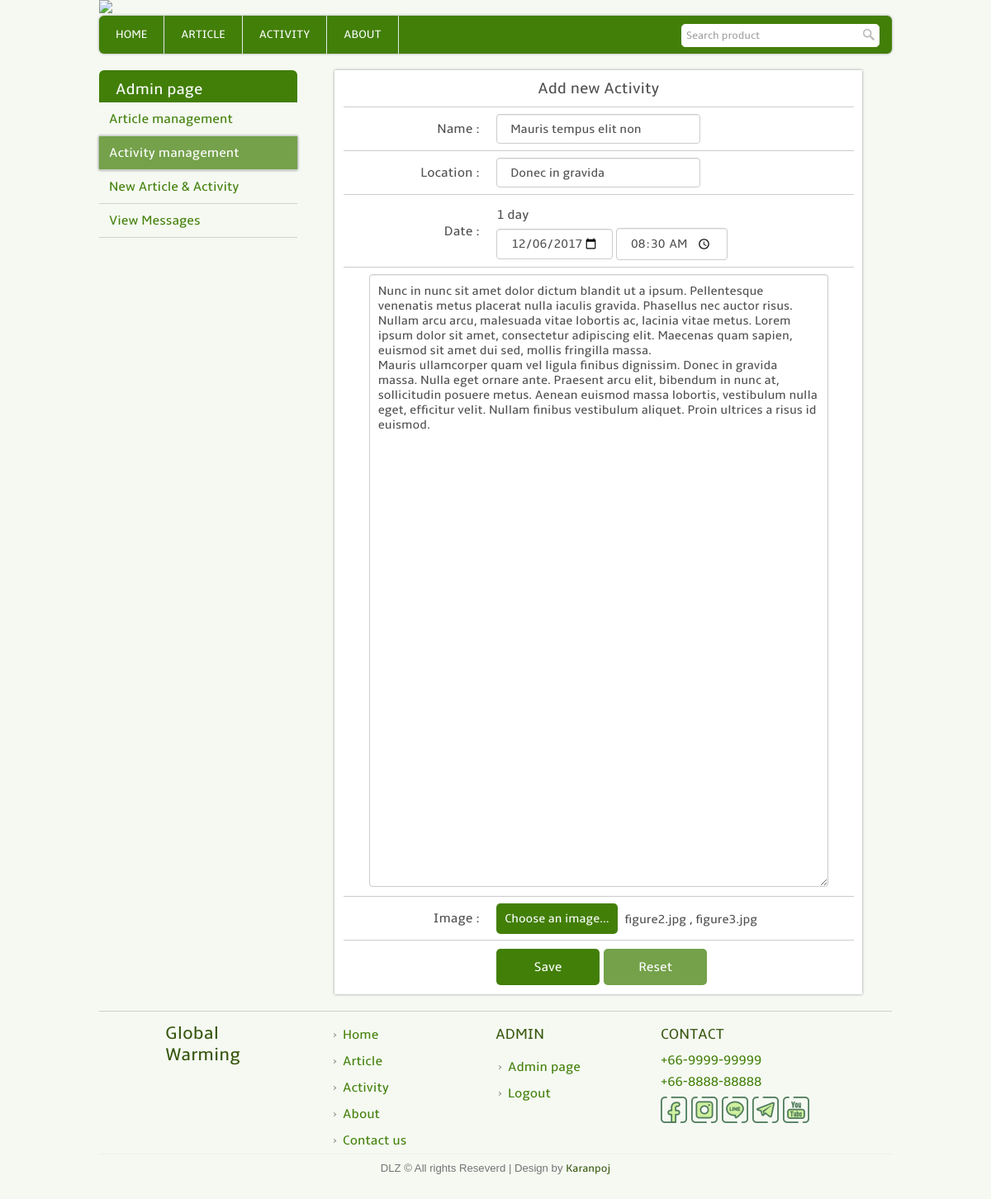
Page /admin_edit_act.php?edit_id=2 (signed in) on the committed database.
### tables this page shows
CREATE TABLE `activity` (
  `activity_id` int(11) NOT NULL,
  `activity_name` varchar(255) NOT NULL,
  `activity_text` text NOT NULL,
  `activity_imgs` text NOT NULL,
  `activity_1day` datetime NOT NULL,
  `activity_start` date NOT NULL,
  `activity_end` date NOT NULL,
  `activity_locat` varchar(255) NOT NULL,
  `activity_ptime` datetime NOT NULL,
  `activity_type` int(11) NOT NULL DEFAULT '1',
  `visitor_act` int(11) NOT NULL DEFAULT '0'
);

### template.class.php (called while the page is built, shortened)
<?php
    class Template {
        protected $file;
        protected $values = array();
        public function __construct($file) {
            $this->file = $file;
        }
        public function set($key, $value) {
            $this->values[$key] = $value;
        }
        public function output() {
            $output = file_get_contents($this->file);
            foreach ($this->values as $key => $value) {
            	$tagToReplace = "[@$key]";
            	$output = str_replace($tagToReplace, $value, $output);
            }
            return $output;
        }
    }
?>

### admin_edit_act.php (the view, shortened to what this page needs)
<?php
	require_once('connect.php');
	include("template.class.php");
	if(!isset($_SESSION['adminname']))
	{
		$user_login = false;
		$layout_header = new Template("layout_header.tpl");
		$layout_footer = new Template("layout_footer.tpl");
	}
	else{
		$layout_header = new Template("layout_header_admin.tpl");
		$layout_footer = new Template("layout_footer_admin.tpl");
	}
	$layout_header->set('title','Admin page : Global warming website');
	echo $layout_header->output();
?>
<div class="admin_full">
	<div class="admin_left">
		<table class="admin_menu">
			<tr>
				<th>
					Admin page
				</th>
			</tr>
			<tr>
				<td>
					<a href="admin.php">Article management</a>
				</td>
			</tr>
			<tr>
				<td class="active">
					<a href="admin_activity.php">Activity management</a>
				</td>
			</tr>
			<tr>
				<td>
					<a href="admin_addpost.php">New Article & Activity</a>
				</td>
			</tr>
			<tr>
				<td>
					<a href="admin_messages.php">View Messages</a>
				</td>
			</tr>
		</table>
	</div>
<?php
	$q = "select * from activity where activity_id = ".$_GET['edit_id'];
	$result = $mysqli -> query($q);
	$row=$result->fetch_array();
?>
	<div class="admin_right">
		<div class="post_form">
			<h3>Add new Activity</h3>
			<form method="post" action="admin_save_act.php" enctype="multipart/form-data">
				<table class="add_post_tb">
					<tr>
						<td>
							Name :
						</td>
						<td>
							<input type="text" placeholder="Enter activity`s name" name="act_name" value="<?php echo $row['activity_name']; ?>" required>
						</td>
						<td></td>
					</tr>
					<tr>
						<td>
							Location :
						</td>
						<td>
							<input type="text" placeholder="Enter location" name="act_locat" value="<?php echo $row['activity_locat']; ?>" required>
						</td>
						<td></td>
					</tr>
					<tr>
						<td>
							Date :
						</td>
						<td colspan="2">
<?php
						if ($row['activity_1day'] != 0) {
							$datetime = strtotime($row['activity_1day']);
							$date = date("Y-m-d", $datetime);
							$time = date("H:i:s", $datetime);
?>
							<br>1 day<br>
							<input type="date" class="input_select" name="act_date" value="<?php echo $date; ?>" style="width: 141px">
							<input type="time" class="input_select" name="act_time" value="<?php echo $time; ?>">
<?php
						}else{
?>
							<br>Between<br>
							<input type="date" class="input_select" name="act_start" value="<?php echo $row['activity_start']; ?>" style="width: 118px"> and
							<input type="date" class="input_select" name="act_end" value="<?php echo $row['activity_end']; ?>" style="width: 118px">
<?php
						}
?>
						</td>
					</tr>
					<tr>
						<td colspan="3" style="text-align: center;padding: 0px;">
<?php
							$text = str_replace("\'", "'", $row['activity_text']);
?>
							<textarea name="activity_text" rows="40" required><?php echo $text; ?></textarea>
						</td>
					</tr>
					<tr>
						<td style="padding: 18px 20px 18px 0px;">
							Image :
						</td>
						<td colspan="2">
							<label class="filecon">
								<strong>Choose an image...</strong>
							</label>
<?php
							$text2 = str_replace("?#", " , ", $row['activity_imgs']);
?>
							<div id="file_show" style="font-size: 15px;padding: 3px 0 0 155px"><?php echo $text2; ?></div>
    					</td>
					</tr>
					<tr>
						<td>
						</td>
						<td colspan="2">
    						<div class="post_form_bt">
      							<button type="submit" class="addbt" name="submit" value="Add">Save</button>
      							<button type="reset"  class="cancelbtn">Reset</button>
    						</div>
    					</td>
					</tr>
				</table>
			</form>
		</div>
	</div>
</div>
<?php
	echo $layout_footer->output();
?>

### css/w3.css (style rules this page uses)
*,*:before,*:after { box-sizing:inherit }
html { -ms-text-size-adjust:100%;-webkit-text-size-adjust:100% }
body { margin:0 }
a { background-color:transparent;-webkit-text-decoration-skip:objects }
img { border-style:none }
button,input,select,textarea { font:inherit;margin:0 }
button,input { overflow:visible }
button,select { text-transform:none }
button,html [type=button],[type=reset],[type=submit] { -webkit-appearance:button }
textarea { overflow:auto }
html,body { font-family:Verdana,sans-serif;font-size:15px;line-height:1.5 }
html { overflow-x:hidden }
h2 { font-size:30px }
h3 { font-size:24px }
h4 { font-size:20px }
h1,h2,h3,h4,h5,h6 { font-family:"Segoe UI",Arial,sans-serif;font-weight:400;margin:10px 0 }
img { margin-bottom:-5px }
a { color:inherit }

### rows in the picture
activity: act_name "Mauris tempus elit non", act_locat "Donec in gravida", act_date "12/06/2017", act_time "08:30:00", activity_text "Nunc in nunc sit amet dolor dictum blandit ut a ipsum. Pellentesque venenatis metus placerat nulla iaculis gravida. Phasellus nec auctor risus. Nullam arcu arcu, malesuada vitae lobortis ac, lacinia vitae metus. Lorem ipsum dolor sit amet, consectetur adipiscing elit. Maecenas quam sapien, euismod sit amet dui sed, mollis fringilla massa. Mauris ullamcorper quam vel ligula finibus dignissim. Donec in gravida massa. Nulla eget ornare ante. Praesent arcu elit, bibendum in nunc at, sollicitudin posuere metus. Aenean euismod massa lobortis, vestibulum nulla eget, efficitur velit. Nullam finibus vestibulum aliquet. Proin ultrices a risus id euismod.", activity_imgs "figure2.jpg , figure3.jpg"

### other values in the picture
$layout_footer->output() "Global Warming Home Article Activity About Contact us ADMIN Admin page Logout CONTACT +66-9999-99999 +66-8888-88888 DLZ © All rights Reseverd | Design by Karanpoj"
